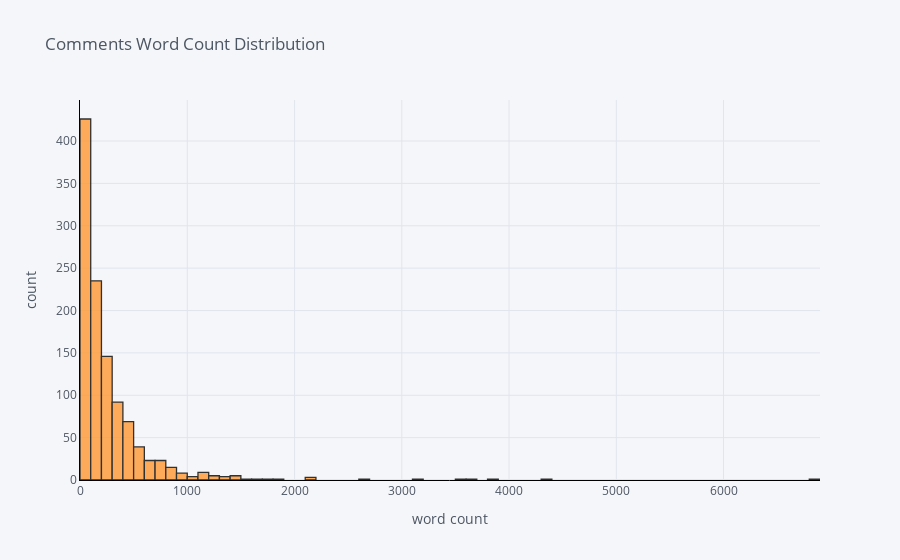

Write notebook code for a chart like this one.
### Markdown cell above
### Word count of comments

### Code cell
word_count = topics_data['comments'].apply(lambda x: len(str(x).split()))
word_count.iplot(
    kind='hist',
    bins=100,
    xTitle='word count',
    linecolor='black',
    yTitle='count',
    title='Comments Word Count Distribution')

### Figure 1 — Plotly figure (JSON) as saved in the notebook; plotly's stock layout.template omitted (floating-point values rounded to 4 significant figures; data arrays with more than 128 entries replaced by an {"elided": "..."} marker saying what was removed)
{"data": [{"histfunc": "count", "histnorm": "", "marker": {"color": "rgba(255, 153, 51, 1.0)", "line": {"color": "#000000", "width": 1.3}}, "name": "comments", "nbinsx": 100, "opacity": 0.8, "orientation": "v", "type": "histogram", "x": {"elided": "1117 int values"}}], "layout": {"barmode": "overlay", "legend": {"bgcolor": "#F5F6F9", "font": {"color": "#4D5663"}}, "paper_bgcolor": "#F5F6F9", "plot_bgcolor": "#F5F6F9", "title": {"font": {"color": "#4D5663"}, "text": "Comments Word Count Distribution"}, "xaxis": {"gridcolor": "#E1E5ED", "linecolor": "black", "showgrid": true, "tickfont": {"color": "#4D5663"}, "title": {"font": {"color": "#4D5663"}, "text": "word count"}, "zerolinecolor": "#E1E5ED"}, "yaxis": {"gridcolor": "#E1E5ED", "linecolor": "black", "showgrid": true, "tickfont": {"color": "#4D5663"}, "title": {"font": {"color": "#4D5663"}, "text": "count"}, "zerolinecolor": "#E1E5ED"}}}
